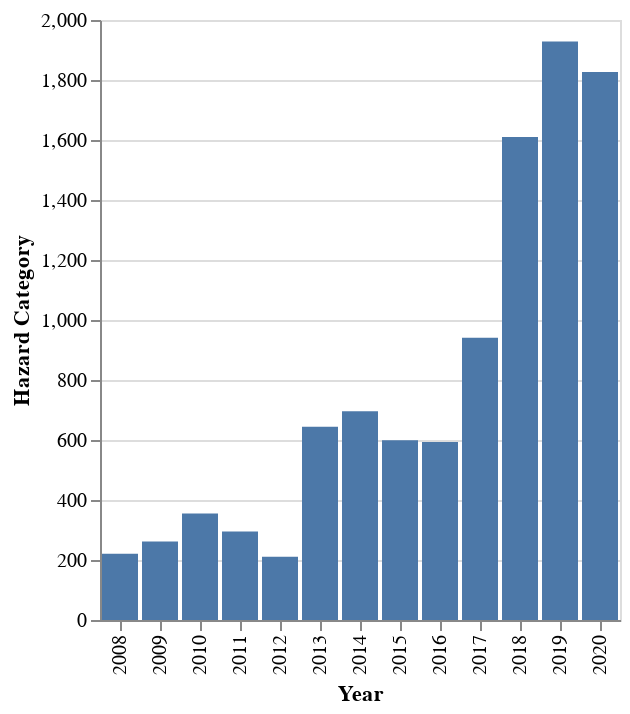

Notebook code for this chart:
### Code cell
# How has reporting changed by year?
source = disasters.groupby(YEAR)[HAZARD_CATEGORY].count()
alt.Chart(source.to_frame().reset_index()).mark_bar().encode(
    alt.X(YEAR, type=ORDINAL),
    y=HAZARD_CATEGORY
)

### Figure 1 — Vega-Lite specification as saved in the notebook (floating-point values rounded to 4 significant figures)
{"config": {"view": {"continuousWidth": 400, "continuousHeight": 300}}, "data": {"name": "data-b47087ca3a146c0bb725d152e813666a"}, "mark": "bar", "encoding": {"x": {"type": "ordinal", "field": "Year"}, "y": {"type": "quantitative", "field": "Hazard Category"}}, "$schema": "https://vega.github.io/schema/vega-lite/v4.8.1.json", "datasets": {"data-b47087ca3a146c0bb725d152e813666a": [{"Year": 2008, "Hazard Category": 221}, {"Year": 2009, "Hazard Category": 262}, {"Year": 2010, "Hazard Category": 355}, {"Year": 2011, "Hazard Category": 295}, {"Year": 2012, "Hazard Category": 211}, {"Year": 2013, "Hazard Category": 644}, {"Year": 2014, "Hazard Category": 696}, {"Year": 2015, "Hazard Category": 599}, {"Year": 2016, "Hazard Category": 593}, {"Year": 2017, "Hazard Category": 941}, {"Year": 2018, "Hazard Category": 1610}, {"Year": 2019, "Hazard Category": 1928}, {"Year": 2020, "Hazard Category": 1827}]}}
